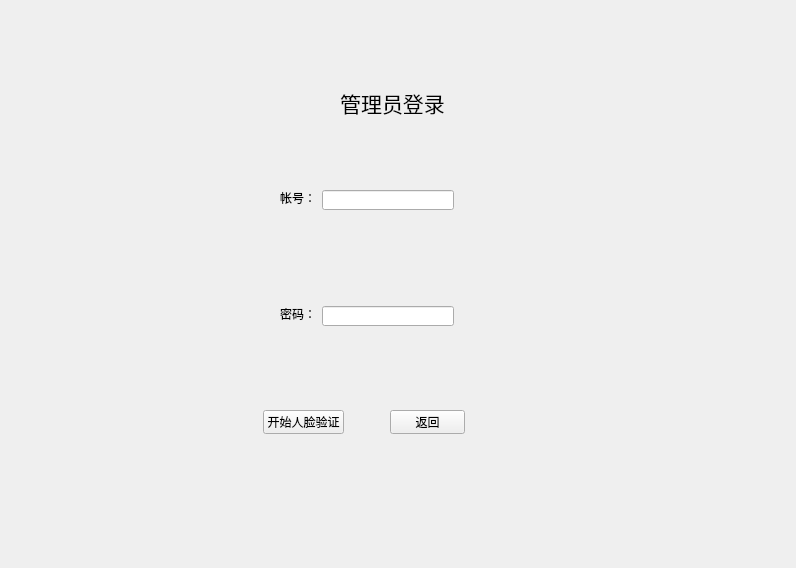
<?xml version="1.0" encoding="UTF-8"?>
<ui version="4.0">
 <class>AdministerLoginWidget</class>
 <widget class="QWidget" name="AdministerLoginWidget">
  <property name="geometry">
   <rect>
    <x>0</x>
    <y>0</y>
    <width>796</width>
    <height>568</height>
   </rect>
  </property>
  <property name="windowTitle">
   <string>Form</string>
  </property>
  <widget class="QLabel" name="label">
   <property name="geometry">
    <rect>
     <x>340</x>
     <y>90</y>
     <width>105</width>
     <height>26</height>
    </rect>
   </property>
   <property name="font">
    <font>
     <family>黑体</family>
     <pointsize>16</pointsize>
    </font>
   </property>
   <property name="text">
    <string>管理员登录</string>
   </property>
   <property name="alignment">
    <set>Qt::AlignCenter</set>
   </property>
  </widget>
  <widget class="QPushButton" name="m_loginButton">
   <property name="geometry">
    <rect>
     <x>263</x>
     <y>410</y>
     <width>81</width>
     <height>24</height>
    </rect>
   </property>
   <property name="text">
    <string>开始人脸验证</string>
   </property>
  </widget>
  <widget class="QPushButton" name="m_returnButton">
   <property name="geometry">
    <rect>
     <x>390</x>
     <y>410</y>
     <width>75</width>
     <height>24</height>
    </rect>
   </property>
   <property name="text">
    <string>返回</string>
   </property>
  </widget>
  <widget class="QLabel" name="label_3">
   <property name="geometry">
    <rect>
     <x>280</x>
     <y>306</y>
     <width>36</width>
     <height>16</height>
    </rect>
   </property>
   <property name="text">
    <string>密码：</string>
   </property>
  </widget>
  <widget class="QLineEdit" name="m_passwordLineEdit">
   <property name="geometry">
    <rect>
     <x>322</x>
     <y>306</y>
     <width>132</width>
     <height>20</height>
    </rect>
   </property>
   <property name="text">
    <string/>
   </property>
   <property name="echoMode">
    <enum>QLineEdit::Password</enum>
   </property>
  </widget>
  <widget class="QLineEdit" name="m_accountLineEdit">
   <property name="geometry">
    <rect>
     <x>322</x>
     <y>190</y>
     <width>132</width>
     <height>20</height>
    </rect>
   </property>
   <property name="text">
    <string/>
   </property>
  </widget>
  <widget class="QLabel" name="label_2">
   <property name="geometry">
    <rect>
     <x>280</x>
     <y>190</y>
     <width>36</width>
     <height>16</height>
    </rect>
   </property>
   <property name="text">
    <string>帐号：</string>
   </property>
  </widget>
 </widget>
 <resources/>
 <connections/>
</ui>
